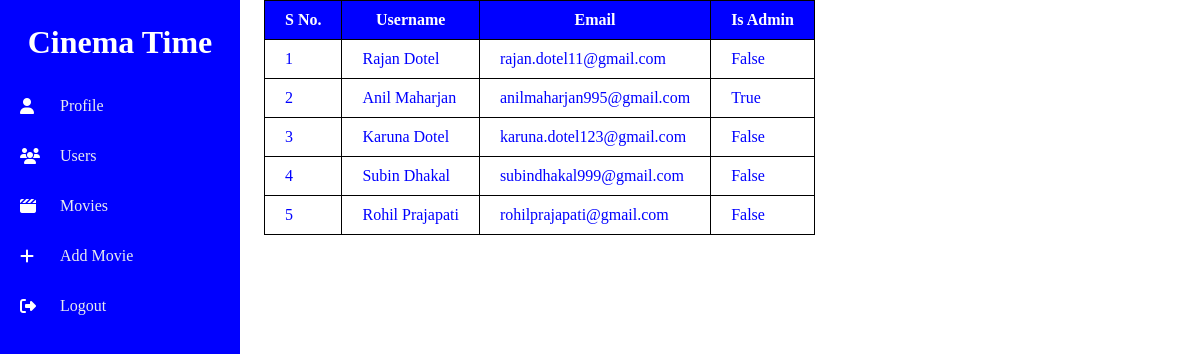
Page /main-content/users.php (signed in) on the committed database.
### tables this page shows
CREATE TABLE `user_details` (
  `user_id` int(11) NOT NULL AUTO_INCREMENT,
  `full_name` varchar(255) NOT NULL,
  `email` varchar(255) NOT NULL,
  `user_name` varchar(255) NOT NULL,
  `password` varchar(255) NOT NULL,
  `is_admin` int(11) NOT NULL DEFAULT 0,
  PRIMARY KEY (`user_id`)
);

### main-content/users.php (the view, shortened to what this page needs)
<?php
    include "database_configuration.php";
    $query = "SELECT * from `user_details`";
    $query_result = mysqli_query($conn,$query);
    $i=1;
?>
<?php
require_once "admin.php";
?>
<div class="main_contaier">
<div class="container">
<table>
<tr>
<th>S No.</th>
<th>Username</th>
<th>Email</th>
<th>Is Admin</th>
</tr>
<?php
while( $query_row = mysqli_fetch_array($query_result) )
 {
    ?>
    <tr>
    <td><?php echo $i ?></td>
    <td><?php echo $query_row[ 'full_name' ];
    ?></td>
    <td><?php echo $query_row[ 'email' ];
    ?></td>
    <td><?php if ( $query_row[ 'is_admin' ]==1 ) {
        echo 'True';
    } else {
        echo 'False';
    }
    ?></td>
    </tr>
    <?php
    $i++;
}
?>
</table>
</div>
</div>

### main-content/admin.php (shortened to what this page needs)
<!DOCTYPE html>
<html lang="en">
<head>
    <link rel="stylesheet" href="../CSS/admin-style.css">
</head>
<body>
<div class="admin_nav">
    <h1 style="margin-top:3vh">Cinema Time</h1>
    <ul class="admin_nav_menu">
        <a href="admin-profile.php" class="admin_nav_link">
            <div class="admin_nav_item">
                <i class="fa-solid fa-user"></i>
                <li>Profile</li>
            </div>
        </a>
        <a href="users.php" class="admin_nav_link">
            <div class="admin_nav_item">
                <i class="fa-solid fa-users"></i>
                <li>Users</li>
            </div>
        </a>
        <a href="movies.php" class="admin_nav_link">
            <div class="admin_nav_item">
                <i class="fa-solid fa-clapperboard"></i>
                <li>Movies</li>
            </div>
        </a>
        <a href="add-movies.php" class="admin_nav_link">
            <div class="admin_nav_item">
            <i class="fa-solid fa-plus"></i>
                <li>Add Movie</li>
            </div>
        </a>
        <a href="admin-logout.php" class="admin_nav_link">
        <div class="admin_nav_item">
            <i class="fa-solid fa-right-from-bracket"></i>
            <li class="bottom_item">Logout</li>
        </div>
        </a>
    </ul>
</div>
</body>
</html>

### CSS/admin-style.css (style rules this page uses)
* { padding: 0; margin: 0; color: white; }
.admin_nav { position: fixed; background-color: blue; width: 20%; height: 100%; text-align: center; z-index: 2; }
.container { margin-left: 22%; margin-right: 15px; width: 80%; text-align: justify; min-height: 90vh; }
.admin_nav_menu { margin: 20px auto; list-style: none; }
.admin_nav_item { line-height: 40px; padding: 5px 20px; text-align: left; display: flex; }
.admin_nav_item i { line-height: 40px; width: 40px; height: 40px; }
.admin_nav_item li { width: 80%; color: #e9ecef; text-decoration: none; }
.admin_nav_menu a { text-decoration: none; }
table, tr, th, td { border: 1px solid black; border-collapse: collapse; color: blue; }
th, td { padding: 10px 20px; max-width: 100%; word-wrap: break-word; }
th { background-color: blue; color: white; border: 1px solid black; text-align: center; }

### rows in the picture
user_details: full_name "Rajan Dotel", email "rajan.dotel11@gmail.com", is_admin "False"
user_details: full_name "Anil Maharjan", email "anilmaharjan995@gmail.com", is_admin "True"
user_details: full_name "Karuna Dotel", email "karuna.dotel123@gmail.com", is_admin "False"
user_details: full_name "Subin Dhakal", email "subindhakal999@gmail.com", is_admin "False"
user_details: full_name "Rohil Prajapati", email "rohilprajapati@gmail.com", is_admin "False"
